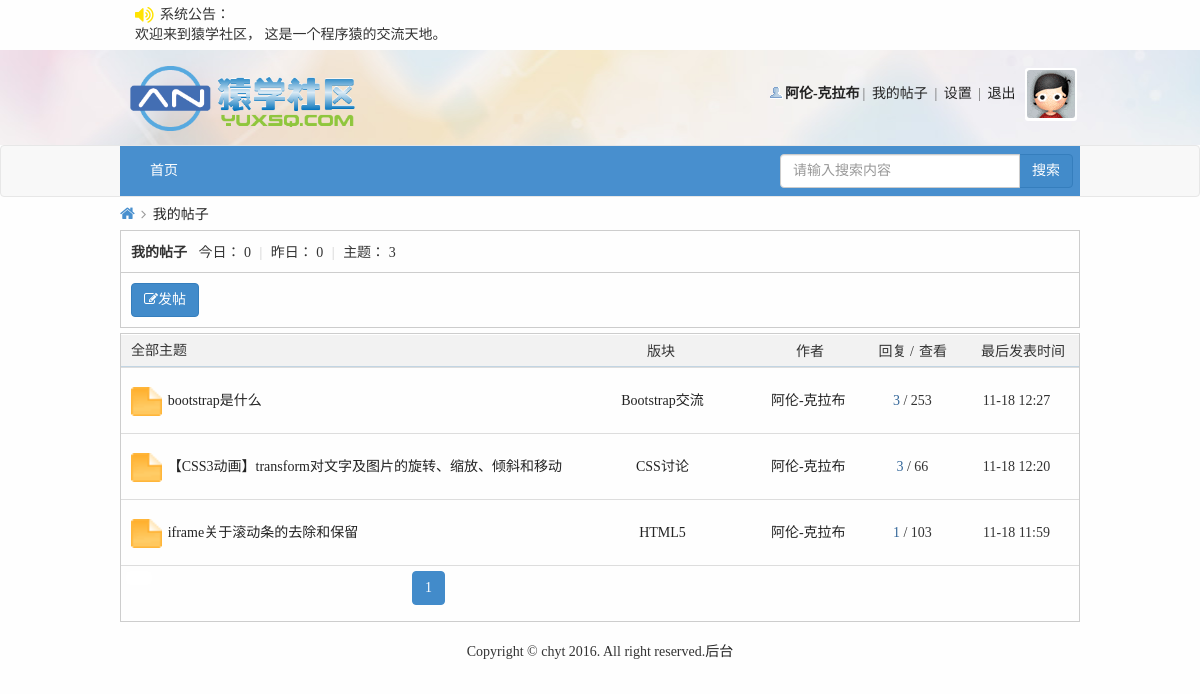
Page /myPost.php (signed in) on the earlier database version.
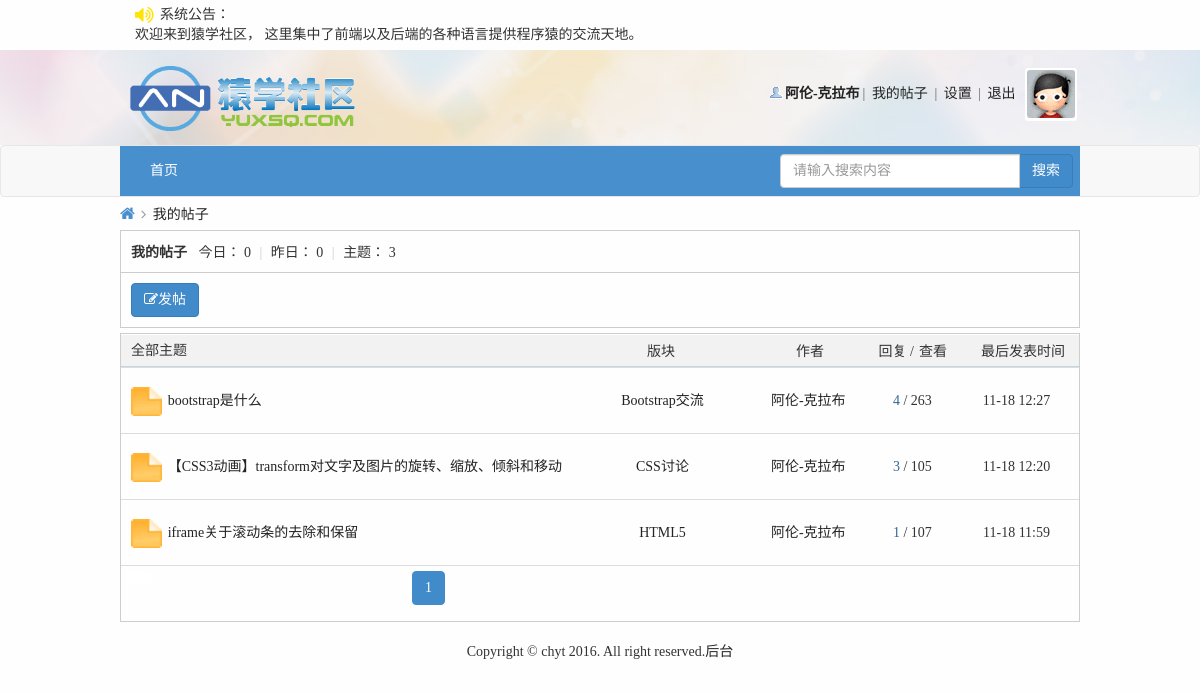
Same page on the later database version.
### tables this page shows
CREATE TABLE IF NOT EXISTS `notice` (
  `nid` int(11) NOT NULL AUTO_INCREMENT COMMENT '序号',
  `noticeContent` varchar(200) NOT NULL COMMENT '公告内容',
  PRIMARY KEY (`nid`)
);

CREATE TABLE IF NOT EXISTS `post` (
  `postId` int(11) NOT NULL AUTO_INCREMENT COMMENT '帖子id',
  `postTitle` varchar(200) NOT NULL COMMENT '帖子标题',
  `postContent` varchar(2000) NOT NULL COMMENT '帖子内容',
  `postTime` datetime NOT NULL COMMENT '发帖时间',
  `tsmoduleId` int(11) NOT NULL COMMENT '所属子版块的id',
  `times` int(11) NOT NULL COMMENT '浏览次数',
  `postuid` int(11) NOT NULL COMMENT '发帖人id',
  `isTop` int(11) NOT NULL DEFAULT '0' COMMENT '是否置顶',
  `isBoutique` int(11) NOT NULL DEFAULT '0' COMMENT '是否加精',
  `postStatus` int(11) NOT NULL DEFAULT '0' COMMENT '帖子是否需要验证状态，默认0无需验证',
  `updateTime` datetime NOT NULL COMMENT '当前条帖子有回复就更新',
  `isShield` int(11) NOT NULL DEFAULT '0' COMMENT '是否屏蔽',
  PRIMARY KEY (`postId`)
);

CREATE TABLE IF NOT EXISTS `sub_module` (
  `sid` int(20) NOT NULL AUTO_INCREMENT COMMENT '子版块id',
  `smoduleName` varchar(200) NOT NULL COMMENT '子版块名称',
  `smodulePic` varchar(200) NOT NULL COMMENT '子版块图片',
  `tParenModuleId` int(20) NOT NULL COMMENT '所属父版块id',
  `smoduleDesc` varchar(200) NOT NULL COMMENT '子版块描述',
  PRIMARY KEY (`sid`)
);

### inc/mysql.func.php (called while the page is built, shortened)
<?php
    function execute($link, $sql){
        $result = mysqli_query($link, $sql);
        return $result;
    }
    function nums($link, $sql){
        return mysqli_num_rows(execute($link, $sql));
    }
    function fetch_array($result){
        return mysqli_fetch_assoc($result);
    }
?>

### inc/global.func.php (called while the page is built, shortened)
<?php
    function login_state($link){
        if (isset($_COOKIE['bs']['userName']) && isset($_COOKIE['bs']['psw'])){
            $sql = "select * from user where name='{$_COOKIE['bs']['userName']}' and psw='{$_COOKIE['bs']['psw']}'";
            $result = execute($link, $sql);
            if (mysqli_num_rows($result) == 1) {
                $data = fetch_array($result);
                return $data['id'];
            }else{
                return false;
            }
        }else {
            return false;
        }
    }
    function page($count,$page_size,$num_btn=10,$page='page'){
        $page_num_all=ceil($count/$page_size);
        $start=($_GET[$page]-1)*$page_size;
        $limit="limit {$start},{$page_size}";
        $current_url=$_SERVER['REQUEST_URI'];
        $arr_current=parse_url($current_url);
        $current_path=$arr_current['path'];
        $url='';
        if(isset($arr_current['query'])){
            parse_str($arr_current['query'],$arr_query);
            unset($arr_query[$page]);
            if(empty($arr_query)){
                $url="{$current_path}?{$page}=";
            }else{
                $other=http_build_query($arr_query);
                $url="{$current_path}?{$other}&{$page}=";
            }
        }else{
            $url="{$current_path}?{$page}=";
        }
        $html=array();
        if($num_btn>=$page_num_all){
            for($i=1;$i<=$page_num_all;$i++){
                if($_GET[$page]==$i){
                    $html[$i]="<li class='active'><a href='#'>{$i}</a></li>";
                }else{
                    $html[$i]="<li><a href='{$url}{$i}'>{$i}</a></li>";
                }
            }
        }
        $html=implode(' ',$html);
        $data=array(
            'limit'=>$limit,
            'html'=>$html,
            'totalPage'=>$page_num_all
        );
        return $data;
    }
    function tranTime($time) {
        $rtime = date("m-d H:i",$time);
        $htime = date("H:i",$time);
        $time = time() - $time;
        if ($time < 60) {
            $str = '刚刚';
        }
        elseif ($time < 60 * 60) {
            $min = floor($time/60);
            $str = $min.'分钟前';
        }
        elseif ($time < 60 * 60 * 24) {
            $h = floor($time/(60*60));
            $str = $h.'小时前 '.$htime;
        }
        elseif ($time < 60 * 60 * 24 * 3) {
            $d = floor($time/(60*60*24));
            if($d==1)
                $str = '昨天 '.$rtime;
            else
                $str = '前天 '.$rtime;
        }
        else {
            $str = $rtime;
        }
        return $str;
    }
?>

### myPost.php (the view, shortened to what the changed rows need)
<!DOCTYPE html>
<html lang="en">
<head>
    <link rel="stylesheet" href="font/css/font-awesome.min.css">
    <link rel="stylesheet" href="css/bootstrap/css/bootstrap.min.css">
    <link rel="stylesheet" href="css/common.css">
    <link rel="stylesheet" href="css/pModuleList.css">
    <link rel="stylesheet" href="css/myPost.css">
</head>
<?php
    $link = connect();
    $sql_n = "select * from notice where nid=1";
    $data_n = fetch_array(execute($link, $sql_n));
    $nc = $data_n["noticeContent"];
    $member_id = login_state($link);
    if ($member_id){
        $sql_status = "select * from user where id={$member_id}";
        $data_status = fetch_array(execute($link, $sql_status));
        $status = $data_status['isForbid'];
        $userStatus = $data_status["userStatus"];
    }
    $sql_user = "select * from user where id={$member_id}";
    $data_user = fetch_array(execute($link, $sql_user));
    include_once "inc/handlerLogin.php";
    $sql_post = "select * from post where postuid={$member_id}";
    $post_total = nums($link, $sql_post);
    $pagesize = 5;
    $page = page($post_total, $pagesize);
    $post = "select * from post where postuid={$member_id} ORDER BY postId DESC {$page['limit']}";
    $res_post = execute($link, $post);
?>
<body>
<?php include_once "inc/header.inc.php"?>
<div class="container" style="width: 990px;">
    <?php
    if(isset($status)) {
        if ($status == 2) {
            ?>
            <div class="container" style="background-color: #EDEDF0; padding-bottom: 50px;">
                <div class="module-error">
                    <div class="error-main clearfix">
                        <div class="labeli"><img src="img/error.png" alt=""></div>
                        <div class="info">
                            <h3 class="title">你的访问受限!!!</h3>
                            <div class="reason">
                                <p>可能的原因：</p>
                                <p>您的 IP 地址不在允许范围内，或您的账号被禁用，无法访问本站点</p>
                            </div>
                            <div class="oper">
                                <p><a href="javascript:history.go(-1);">返回上一级页面&gt;</a></p>
                                <p><a href="index.php">回到网站首页&gt;</a></p>
                            </div>
                        </div>
                    </div>
                </div>
            </div>
            <?php
        } else {
            ?>
            <div class="pm-sm">
                <div class="pm-sm-top" style="position: relative;">
                    <h2>全部主题</h2>
                </div>
                <div class="pm-sm-list">
                    <table class="table table-condensed table-hover" id="smtable">
                        <?php
                        if($post_total) {
                            while ($data_post = fetch_array($res_post)) {
                                $sql_sm = "select * from sub_module where sid={$data_post['tsmoduleId']}";
                                $data_sm = fetch_array(execute($link, $sql_sm));
                                $sql_rep = "select * from reply where tpostId={$data_post['postId']}";
                                $rep_total = nums($link, $sql_rep);
                                ?>
                                <tr>
                                    <td class="td1">
                                        <a href="#"><img src="img/folder_new.gif" width="31" height="29"></a>
                                    </td>
                                    <td class="td2">
                                        <?php
                                            if ($userStatus == 1){
                                                echo "<a href='userNotVerify.php'>{$data_post['postTitle']}</a>";
                                            }else {
                                                if ($status == 1) {
                                                    echo "<a href='forbidTip.php'>{$data_post['postTitle']}</a>";
                                                } else {
                                                    echo "<a href='postShow.php?postId={$data_post['postId']}&sid={$data_sm['sid']}'>{$data_post['postTitle']}</a>";
                                                }
                                            }
                                        ?>
                                    </td>
                                    <td class="td5"><a href="sModuleList.php?sid=<?php echo $data_sm['sid'];?>"><?php echo $data_sm['smoduleName'];?></a></td>
                                    <td class="td6"><a href="profile.php?uid=<?php echo $data_user['id'];?>"><?php echo $data_user['name'];?></a></td>
                                    <td class="td3">
                                        <span class="xi2" title="回复"><?php echo $rep_total; ?></span>
                                        <span class="xi1" title="查看"> / <?php echo $data_post['times']; ?></span>
                                    </td>
                                    <td class="td7" style="width: 15%;"><?php echo tranTime(strtotime($data_post['postTime']));?></td>
                                </tr>
                            <?php }
                        }else{
                            echo "<tr><td colspan='4' style='padding-left: 15px;'>暂无帖子...</td></tr>";
                        }
                        ?>
                    </table>
                </div>
            </div>
            <?php
        }
    }
    ?>
</div>
</body>
</html>

### inc/header.inc.php (shortened to what the changed rows need)
<?php
if(!empty($nc)){
    echo "<div class='notice'>
            <div class='container'>
                <p><i class='fa fa-volume-up'></i></p><p style='margin-left: 25px;'>系统公告：</p>
                <marquee direction='left' width='830' scrollamount='2'>{$nc}</marquee>
            </div>
          </div>" ;
}
?>
            <?php
                if(isset($member_id) && $member_id){
                    $sql_info = "select * from user where id='{$member_id}'";
                    $res_info = fetch_array(execute($link, $sql_info));
                }
            ?>

Differences in the rows shown:
changed notice: noticeContent "欢迎来到猿学社区， 这是一个程序猿的交流天地。" → "欢迎来到猿学社区， 这里集中了前端以及后端的各种语言提供程序猿的交流天地。"
changed post "bootstrap是什么": rep_total "3" → "4"; times "253" → "263"
changed post "【CSS3动画】transform对文字及图片的旋转、缩放、倾斜和移动": times "66" → "105"
changed post "iframe关于滚动条的去除和保留": times "103" → "107"
